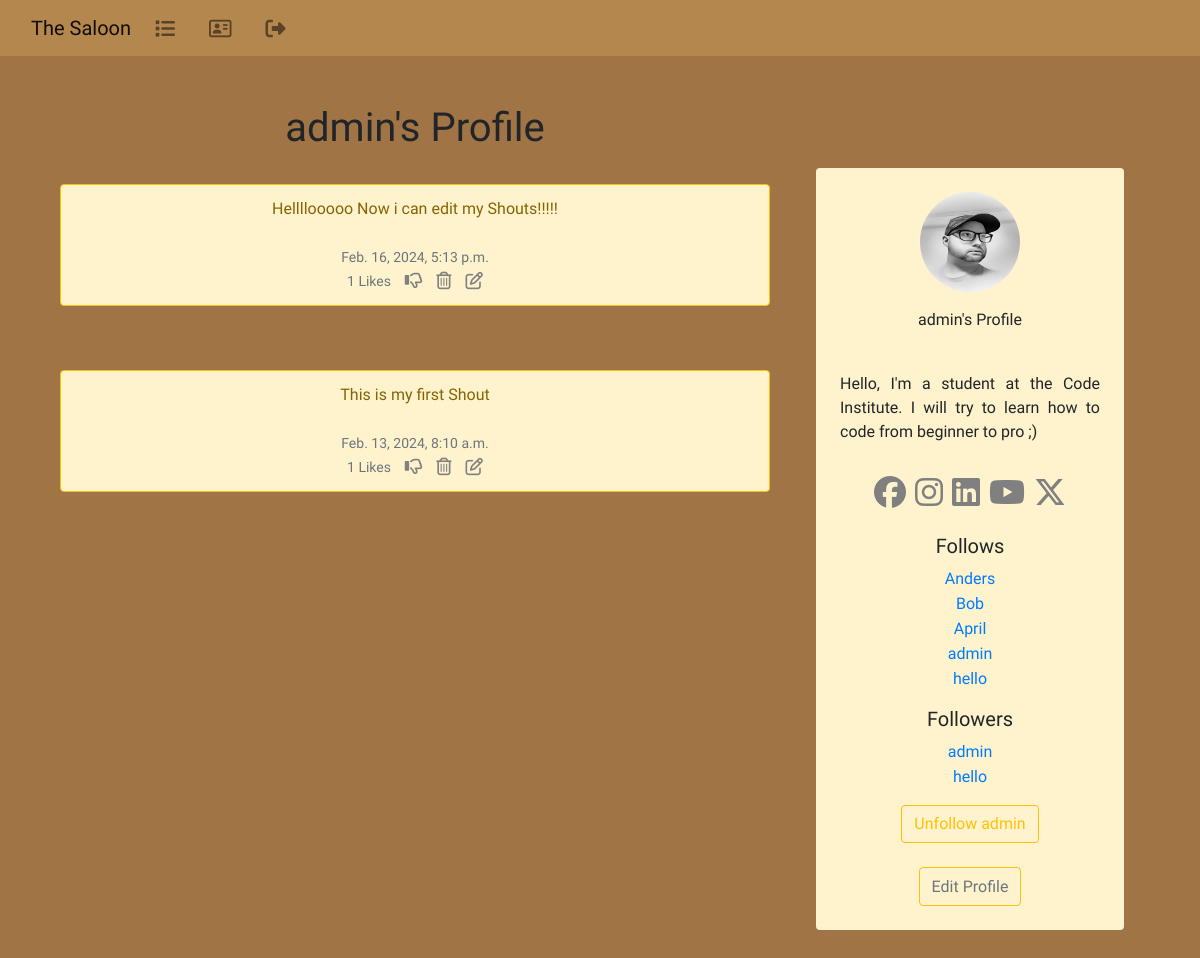
The page /profile/1 (signed in) on the database as committed earlier.
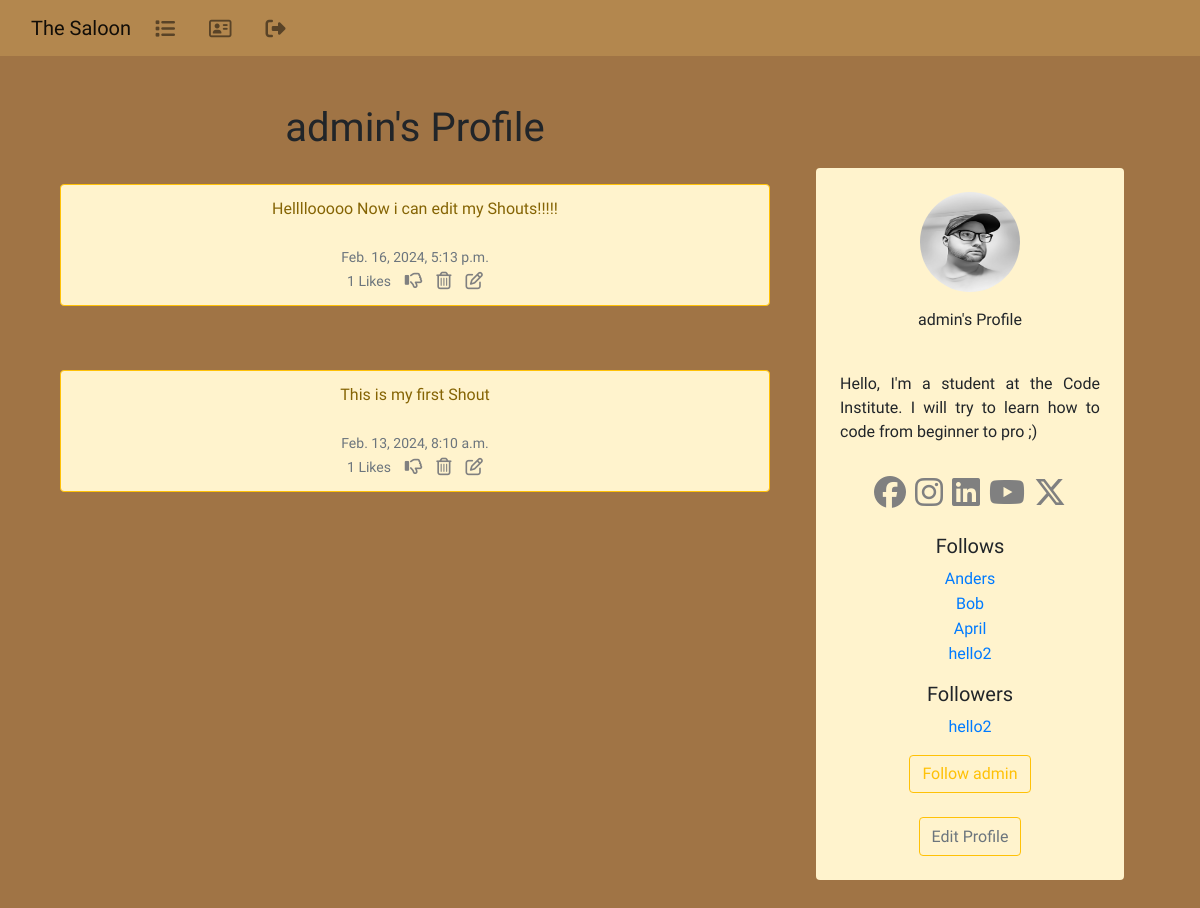
The same page on the database as committed later.
### the_saloon/models.py (models this page shows, shortened)
class Shout(models.Model):
    user = models.ForeignKey(
        User, related_name="shouts",
        on_delete=models.DO_NOTHING
        )
    body = models.CharField(max_length=200)
    created_at = models.DateTimeField(auto_now_add=True)
    likes = models.ManyToManyField(User, related_name="shout_like", blank=True)
    def number_of_likes(self):
		    return self.likes.count()

class Profile(models.Model):
        user = models.OneToOneField(User, on_delete=models.CASCADE)
        follows = models.ManyToManyField("self",
            related_name="followed_by",
            symmetrical=False,
            blank=True)
        date_modified = models.DateTimeField(User, auto_now=True)
        profile_image = models.ImageField(null=True, blank=True, upload_to="images/")
        profile_bio = models.CharField(null=True, blank=True, max_length=500)
        facebook_link = models.CharField(null=True, blank=True, max_length=100)
        instagram_link = models.CharField(null=True, blank=True, max_length=100)
        linkedin_link = models.CharField(null=True, blank=True, max_length=100)
        youtube_link = models.CharField(null=True, blank=True, max_length=100)
        x_link = models.CharField(null=True, blank=True, max_length=100)
        def __str__(self):
                return self.user.username

### the_saloon/views.py (the view, shortened to what this page needs)
# urls.py: path('profile/<int:pk>', views.profile, name='profile'),
def profile(request, pk):
    if request.user.is_authenticated:
        profile = Profile.objects.get(user_id=pk)
        shouts = Shout.objects.filter(user_id=pk).order_by("-created_at")
        return render(request, "profile.html", {"profile":profile, "shouts":shouts})
    else:
        messages.success(request, ("You must login to see this page..."))
        return redirect('home')

### the_saloon/templates/profile.html (shortened to what the changed rows need)
{% extends 'base.html' %}
{% load static %}
{% block content %}
{% if profile %}
<div class="container text-center">
  <div class="row">
    <div class="col-md-8">
      <h1 style="font-family: Rye, serif;">{{ profile.user.username }}'s Profile</h1>
      <br/>
      {% if shouts%}
      {% for shout in shouts %}
      <div class="alert alert-warning border border-warning" role="alert" style="font-family: Rye, serif;">
        {{ shout.body }}<br /><br />
        <small class="text-muted" style="font-family: Rye, serif;">
          {{ shout.created_at }}
          <br/>
          {{ shout.number_of_likes }} Likes
          &nbsp;&nbsp;
          {% if user in shout.likes.all %}
          <a href="{% url 'shout_like' shout.id %}"></a>
          {% else %}
          <a href="{% url 'shout_like' shout.id %}"><i class="fa-lg fa-regular fa-thumbs-up" style="color:gray"></i></a>
          {% endif %}
          {% if request.user.username == profile.user.username %}
          <a href="{% url 'delete_shout' shout.id %}"></a>
          <a href="{% url 'edit_shout' shout.id %}"></a>
          {% endif %}
        </small>
      </div><br /></br />
      {% endfor %}
      {% endif %}
    </div>
    <div class="col-md-4">
      <br/>
      <div class="container mt-4 mb-4 p-3 d-flex justify-content-center">
        <div class="card p-4 border-0" style="background-color:#FFF3CD">
          <div class=" image d-flex flex-column justify-content-center align-items-center">
            {% if profile.profile_image %}
            <img src="{{ profile.profile_image.url }}" height="100" width="100" class="rounded-circle" height:
              auto;>
        {% endif %}
            <span class="name mt-3" style="font-family: Rye, serif;">
              {{ profile.user.username }}'s Profile</span>
            {% if profile.profile_bio %}
            <div class="text mt-3">
              <span><p align="justify" style="font-family: Rye, serif;">
                  {{ profile.profile_bio}}</p></span>
            </div>
            {% endif %}
            <div class="gap-3 mt-3 icons d-flex flex-row justify-content-center align-items-center">
              {% if profile.facebook_link %}
              <a href="{{ profile.facebook_link }}" style="color:gray" target="new">
                <i class="fa-2x fa-brands fa-facebook"></i></a>
              {% endif %}
              {% if profile.instagram_link %}
              <a href="{{ profile.instagram_link }}" style="color:gray" target="new"><i
                  class="fa-2x fa-brands fa-instagram"></i></a>
              {% endif %}
              {% if profile.linkedin_link %}
              <a href="{{ profile.linkedin_link }}" style="color:gray" target="new"><i
                  class="fa-2x fa-brands fa-linkedin"></i></a>
              {% endif %}
              {% if profile.linkedin_link %}
              <a href="{{ profile.youtube_link }}" style="color:gray" target="new"><i
                  class="fa-2x fa-brands fa-youtube"></i></a>
              {% endif %}
              {% if profile.linkedin_link %}
              <a href="{{ profile.x_link }}" style="color:gray" target="new"><i
                 class="fa-2x fa-brands fa-x-twitter"></i></a>
              {% endif %}
            </div>
            <br />
            <h5 style="font-family: Rye, serif;"> Follows </h5>
            <p class="card-text">{% for following in profile.follows.all %}
              <a href="{% url 'profile' following.user.id %}" style="font-family: Rye, serif;">{{ following }}</a><br />
              {% endfor %}
            <h5 style="font-family: Rye, serif;"> Followers </h5>
            <p class="card-text">{% for following in profile.followed_by.all %}
              <a href="{% url 'profile' following.user.id %}" style="font-family: Rye, serif;">{{ following }}</a><br />
              {% endfor %}
            <form method=POST>
              {% if profile in user.profile.follows.all %}
              <button class="btn btn-outline-warning" name="follow" value="unfollow" type="submit"
                style="font-family: Rye, serif;">
                Unfollow {{ profile.user.username|lower}}
              </button>
              {% else %}
              <button class="btn btn-outline-warning" name="follow" value="follow" type="submit"
                style="font-family: Rye, serif;">
                Follow {{ profile.user.username|lower}}
              </button>
              {% endif %}
              <br/><br/>
              {% if request.user.id == profile.user.id %}
              <button class="btn btn-outline-warning"><a href="{% url 'update_user' %}" class="text-muted"
              style="font-family: Rye, serif;">Edit Profile</a></button>
              {% endif %}
          </div>
        </div>
      </div>
    </div>
{% endif %}
{% endblock %}

Rows that differ between the two databases and show on the page:
no longer on one of the page's lists (row edited): Profile: user.username "admin"
changed Profile: user.username "hello" → "hello2"
Other text that changed with them:
text no longer shown: "Unfollow"
text now shown: "Follow"
